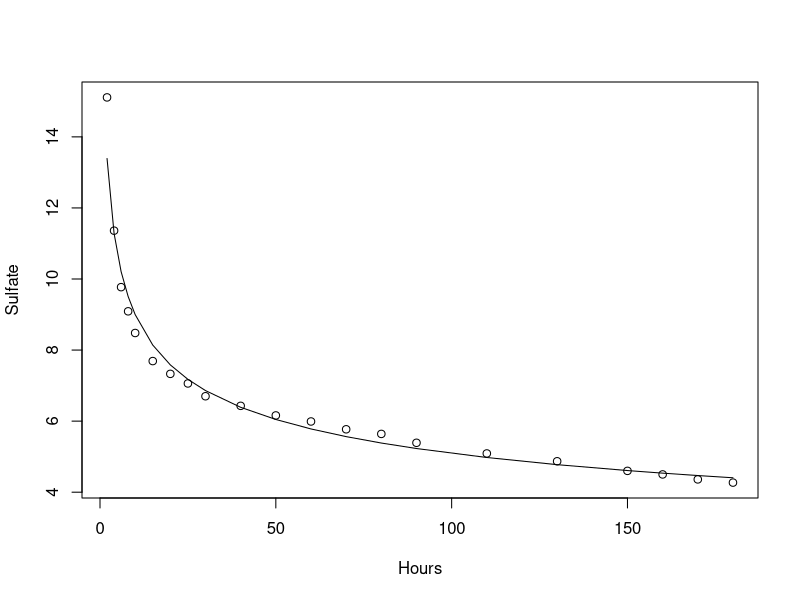
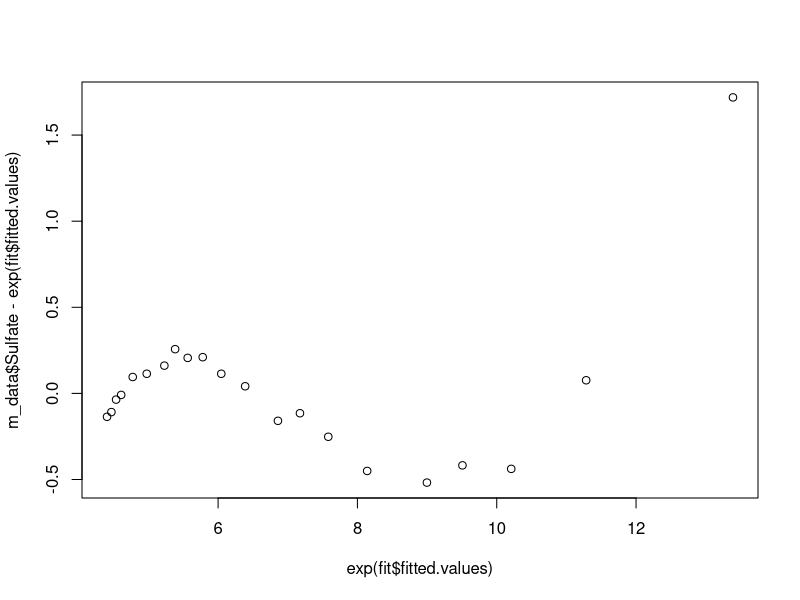
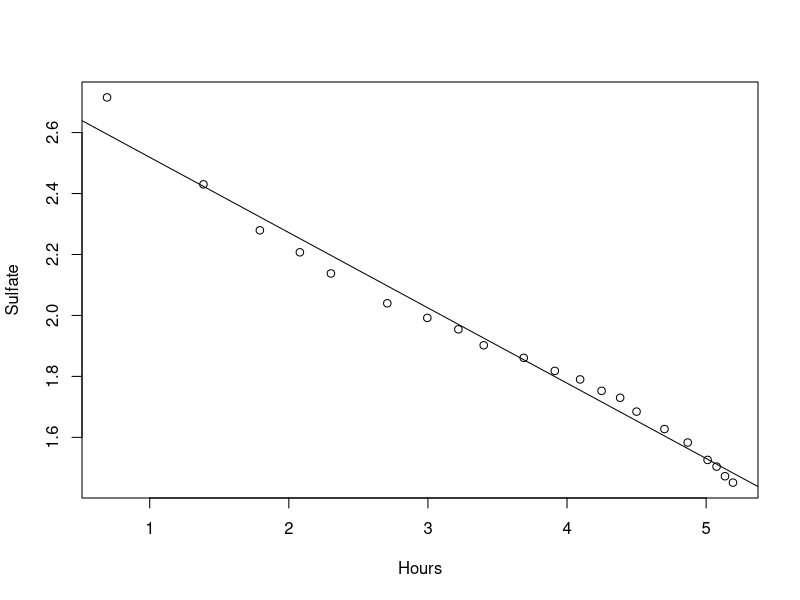
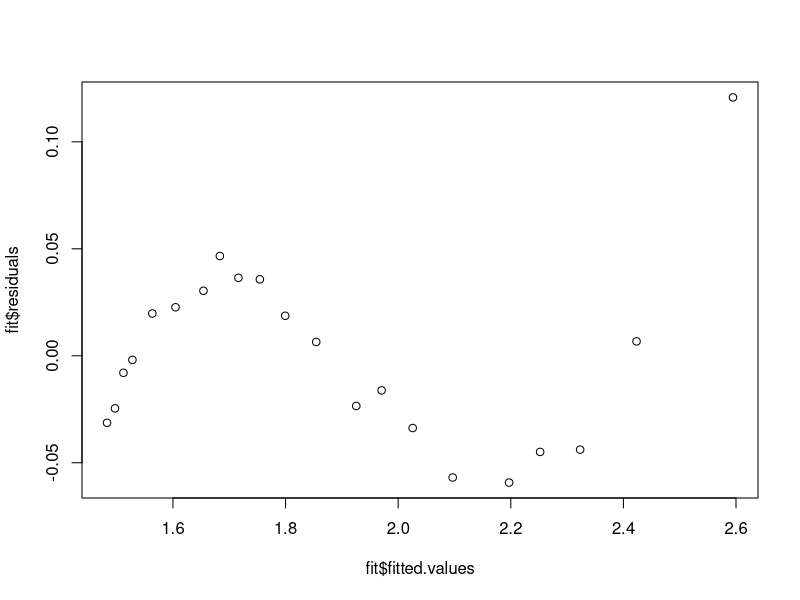

The R script that drew these images, in order:

m_data <- read.table("brunhild.txt", sep = '\t', header=TRUE)

# plot in original coordinates
fit <- lm(log(Sulfate) ~ log(Hours) , data=m_data)
plot(m_data)
lines(m_data$Hours, exp(fit$fitted.values))

plot(exp(fit$fitted.values), m_data$Sulfate - exp(fit$fitted.values)) 


# plot in log coordinates
plot(log(m_data))
abline(fit)

plot(fit$fitted.values, fit$residuals)

# R-Squared -> .98
#var(fit$fitted.values)/var(log(m_data$Sulfate))
